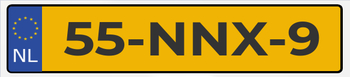
%> input picture License Plate Recognition/Sample Plates/dutch1.jpg, 350 x 77 px
$ octave --eval "result = imageProcessing(imread('Sample Plates/dutch1.jpg'));"   (GNU Octave 9; MATLAB toolbox functions it lacks are replaced by stand-ins)
%> lines starting %> are read from the running program, lines starting %| are printed output that depends on the picture; in (x1, y1, x2, y2) boxes, pixels count from 0 and x2, y2 are one past the last pixel; in counts of white or black regions, pixels touching at a corner belong together; the program's own positions count from 1
### License Plate Recognition/recogniseCharacters.m
function [eccentricityVector, formFactorVector, numlabels] =  recogniseCharacters(eccentricityVector, formFactorVector, numlabels)
    disp('The license plate is: ');
    for i = 1:numlabels

        %%
        %%  all those values have been obtained by checking the stats of the
        %%  eccentricity and form factor for each character and placing
        %%  each character in their specific eccentricity and form factor range
        %%
        %%  in order to obtain those ranges, the method we used was to check
        %%  the minimum and maximum eccentricty and form factor values for
        %%  each character in all of the picture samples.
        %%
        %%  there is no specific order for those characters
        %%  we encountered them sequentially and added them accordingly


       if eccentricityVector(i) > 0.70 && eccentricityVector(i) < 0.75
           fprintf('5');
       elseif eccentricityVector(i) > 0.75 && eccentricityVector(i) < 0.8
            fprintf('2');
       elseif eccentricityVector(i) > 0.90 && eccentricityVector(i) < 0.95
            fprintf('-');
       elseif eccentricityVector(i) > 0.60 && eccentricityVector(i) < 0.70
           if(formFactorVector(i) > 0.2932 && formFactorVector(i) < 0.3039)
                fprintf('7');
           elseif formFactorVector(i) > 0.2482 && formFactorVector(i) < 0.2735
                fprintf('N');
           elseif formFactorVector(i) > 0.5285 && formFactorVector(i) < 0.5548
                fprintf('P');
           end
       elseif eccentricityVector(i) > 0.80 && eccentricityVector(i) < 0.82
            fprintf('M');
       elseif eccentricityVector(i) > 0.82 && eccentricityVector(i) < 0.9
            fprintf('J');
       elseif eccentricityVector(i) > 0.35 && eccentricityVector(i) < 0.60
           if(formFactorVector(i) > 0.5579 && formFactorVector(i) < 0.5833)
               fprintf('D');
           elseif(formFactorVector(i) > 0.2214 && formFactorVector(i) < 0.2341)
               fprintf('X');
           elseif(formFactorVector(i) > 0.3481 && formFactorVector(i) < 0.3648)
               fprintf('9');
           end
       else
           fprintf('?');
       end
    end
    fprintf('\n');
end

### License Plate Recognition/imageProcessing.m
function [im1] = imageProcessing(im1)
    im2=rgb2gray(im1); % Color information has been removed because we are only interested in the shapes of the objects
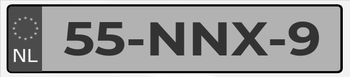
%> im2: size 77x350 uint8; min 0, max 255, mean 150.2
    im3=im2bw(im2, 0.2); % thresholding of the image with a 0.2 level
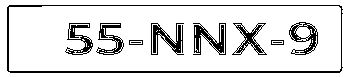
%> im3: size 77x350 logical; 86.5% white; black in thin lines or dots, all inside (x1, y1, x2, y2) = (7, 5, 343, 73)
    im4=imcomplement(im3); % we have complemented the image here
    im5=imclose(im4,strel('disk',1,4)); % morphological closing
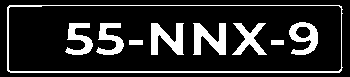
%> im5: size 77x350 logical; 16.8% white; 9 white regions, largest, box (x1, y1, x2, y2) and area: (7, 5, 343, 73) 1232, (193, 23, 226, 55) 632, (151, 23, 184, 55) 630
    im6=imcrop(im5, [50,15,280,50]); % cropping of the image
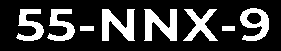
%> im6: size 51x281 logical; 23.1% white; 8 white regions
    [labels, numlabels]=bwlabel(im6); % connected components labelling algorithm
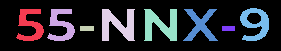
%> labels: size 51x281 double; 9 distinct labels, from 0 to 8; one colour per label, 0 black
%> numlabels = 8
    im7=label2rgb(labels); % drawing the label matrix in color
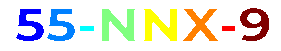
%> im7: size 51x281x3 uint8; mean R, G, B 227.4, 228.2, 219.2
    imshow(im7);
    stats = regionprops(labels, 'all'); % define an array of structures with the features of the blobs
%> stats = 8 regions; largest, box (x1, y1, x2, y2), Area, Centroid, MajorAxisLength, MinorAxisLength and Eccentricity: (144, 9, 177, 41) 632 [161.5 25.6] 44.51 33.69 0.654, (102, 9, 135, 41) 630 [118.5 25.4] 44.57 33.79 0.652, (240, 8, 269, 41) 515 [256 24.5] 37.79 32.46 0.512, (183, 9, 218, 41) 484 [201 25.7] 38.42 33 0.512
    formFactorVector = []; % declaration of a vector which will hold the eccentricity value of every blob object
    eccentricityVector = []; % declaration of a vector which will hold the eccentricity value of every blob object
    for i = 1:numlabels
        formFactor = 4*pi*stats(i).Area/((stats(i).Perimeter)^2); %definition of the form factor formula
        formFactorVector(i) = formFactor; %populate the formFactorVector with the form factor values of each character
        eccentricity = stats(i).Eccentricity; %definition of the eccentricity value
        eccentricityVector(i) = eccentricity; %declaration of the eccentricity value
    end
%> this loop made 8 passes
%> (formFactor, eccentricity) on passes 1 to 8: (0.222, 0.71), (0.219, 0.711), (0.81, 0.934), (0.252, 0.652), (0.257, 0.654), (0.224, 0.512), (0.85, 0.923), (0.36, 0.512)
%> after the loop, eccentricityVector = [0.71 0.711 0.934 0.652 0.654 0.512 0.923 0.512]; formFactorVector = [0.222 0.219 0.81 0.252 0.257 0.224 0.85 0.36]
    fprintf('Eccentricity values for all charaters of the tested license plate:\n');
    disp(eccentricityVector);
%|    0.7101   0.7110   0.9340   0.6520   0.6536   0.5120   0.9231   0.5119
    fprintf('Form factor values for all charaters of the tested license plate:\n');
    disp(formFactorVector);
%|    0.2222   0.2192   0.8099   0.2517   0.2574   0.2242   0.8502   0.3596
    recogniseCharacters(eccentricityVector, formFactorVector, numlabels); % recognise Characters function call
%> the loop in recogniseCharacters, `for i = 1:numlabels` made 8 passes
%| 55-NNX-9
%> further down, result is the input picture: size 77x350x3 uint8; mean R, G, B 183.1, 151.5, 57.2

end

$ run again, on License Plate Recognition/Sample Plates/dutch10.jpg
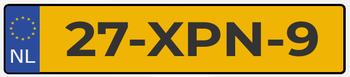
%> input picture License Plate Recognition/Sample Plates/dutch10.jpg, 350 x 77 px
%> in imageProcessing, `im3=im2bw(im2, 0.2);`:
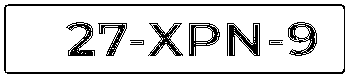
%> im3: size 77x350 logical; 85.2% white; black in thin lines or dots, all inside (x1, y1, x2, y2) = (4, 4, 345, 74)
%> im5: size 77x350 logical; 17.8% white; 9 white regions, largest, box (x1, y1, x2, y2) and area: (4, 4, 345, 74) 1554, (227, 23, 260, 56) 679, (288, 22, 317, 56) 532
%> im6: size 51x281 logical; 22.7% white; 8 white regions
%> labels: size 51x281 double; 9 distinct labels, from 0 to 8
%> numlabels = 8
%> in imageProcessing, `im7=label2rgb(labels);`:
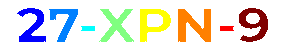
%> im7: size 51x281x3 uint8; mean R, G, B 229, 226.3, 218.5
%> stats = 8 regions; largest, box (x1, y1, x2, y2), Area, Centroid, MajorAxisLength, MinorAxisLength and Eccentricity: (178, 9, 211, 42) 679 [194.7 25.9] 45.61 34.7 0.649, (239, 8, 268, 42) 532 [254.7 24.7] 38.69 32.94 0.525, (140, 9, 171, 42) 523 [153.1 23.2] 41.15 31.77 0.636, (99, 9, 134, 42) 502 [117.1 26.1] 39.29 33.49 0.523
%> the loop in imageProcessing, `for i = 1:numlabels` made 8 passes
%> (formFactor, eccentricity) on passes 1 to 8: (0.242, 0.788), (0.294, 0.697), (0.745, 0.926), (0.222, 0.523), (0.529, 0.636), (0.261, 0.649), (0.745, 0.926), (0.348, 0.525)
%> after the loop in imageProcessing, `for i = 1:numlabels`: eccentricityVector = [0.788 0.697 0.926 0.523 0.636 0.649 0.926 0.525]; formFactorVector = [0.242 0.294 0.745 0.222 0.529 0.261 0.745 0.348]
%|    0.7875   0.6973   0.9262   0.5231   0.6356   0.6490   0.9262   0.5246
%|    0.2421   0.2937   0.7446   0.2215   0.5286   0.2610   0.7446   0.3482
%> the loop in recogniseCharacters, `for i = 1:numlabels` made 8 passes
%| 27-XPN-9
%> result is the input picture: size 77x350x3 uint8; mean R, G, B 182.5, 149.1, 49.6

$ run again, on License Plate Recognition/Sample Plates/dutch3.jpg
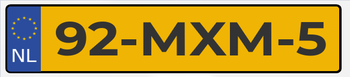
%> input picture License Plate Recognition/Sample Plates/dutch3.jpg, 350 x 77 px
%> in imageProcessing, `im3=im2bw(im2, 0.2);`:
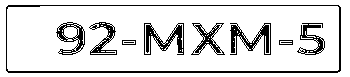
%> im3: size 77x350 logical; 86.2% white; black in thin lines or dots, all inside (x1, y1, x2, y2) = (6, 5, 341, 73)
%> im5: size 77x350 logical; 17.1% white; 9 white regions, largest, box (x1, y1, x2, y2) and area: (6, 5, 341, 73) 1228, (144, 23, 184, 55) 693, (230, 23, 271, 55) 685
%> im6: size 51x281 logical; 23.7% white; 8 white regions
%> labels: size 51x281 double; 9 distinct labels, from 0 to 8
%> numlabels = 8
%> in imageProcessing, `im7=label2rgb(labels);`:
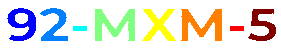
%> im7: size 51x281x3 uint8; mean R, G, B 226.8, 226.7, 218.9
%> stats = 8 regions; largest, box (x1, y1, x2, y2), Area, Centroid, MajorAxisLength, MinorAxisLength and Eccentricity: (95, 9, 135, 41) 693 [115.2 25.4] 56.15 32.7 0.813, (181, 9, 222, 41) 685 [202.8 25.3] 56.41 32.92 0.812, (7, 8, 36, 41) 510 [23.3 24.5] 37.73 32.21 0.521, (142, 9, 176, 41) 478 [159.5 25.7] 38.23 32.7 0.518
%> the loop in imageProcessing, `for i = 1:numlabels` made 8 passes
%> (formFactor, eccentricity) on passes 1 to 8: (0.357, 0.521), (0.238, 0.786), (0.81, 0.934), (0.196, 0.813), (0.231, 0.518), (0.19, 0.812), (0.81, 0.934), (0.211, 0.702)
%> after the loop in imageProcessing, `for i = 1:numlabels`: eccentricityVector = [0.521 0.786 0.934 0.813 0.518 0.812 0.934 0.702]; formFactorVector = [0.357 0.238 0.81 0.196 0.231 0.19 0.81 0.211]
%|    0.5209   0.7860   0.9340   0.8129   0.5181   0.8120   0.9340   0.7020
%|    0.3567   0.2380   0.8099   0.1959   0.2305   0.1903   0.8099   0.2109
%> the loop in recogniseCharacters, `for i = 1:numlabels` made 8 passes
%| 92-MXM-5
%> result is the input picture: size 77x350x3 uint8; mean R, G, B 182.2, 150.9, 57.4
